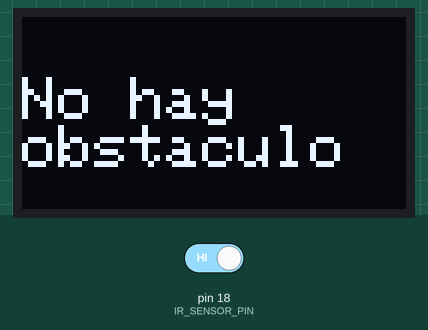
The sketch below on a simulated Arduino Uno, built with avr-gcc and run on an emulated ATmega328P. Shown: 128×64 one-colour display. The test bench sets the inputs (shaded band); at power-on: pin 18 (IR_SENSOR_PIN) HIGH. What the sketch prints to the serial monitor is not drawn.

Above: at 3.2 s.
3.3 s: pin 18 (IR_SENSOR_PIN) driven LOW
At 4.7 s:
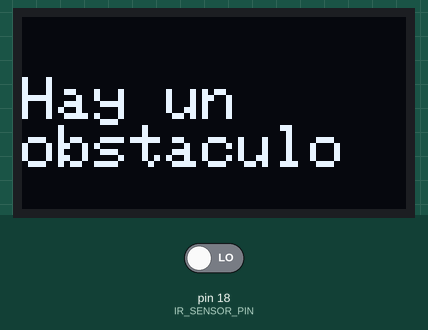
5.1 s: pin 18 (IR_SENSOR_PIN) driven HIGH
At 6.6 s:
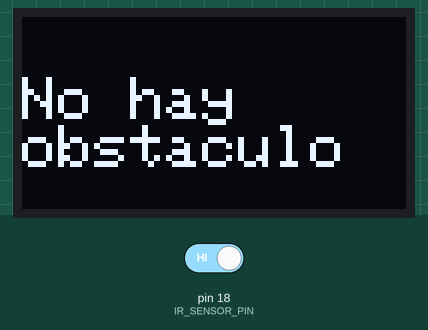
Timing chart, 0 to 8.1 s (numbered marks = the images above; inputs shaded):
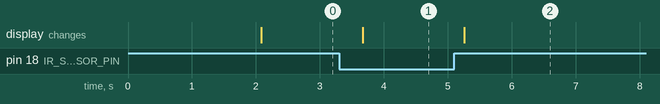

Measured:
- after the input at 3.3 s, the display: changes after 0.37 s (image 1)
- after the input at 5.1 s, the display: changes after 0.16 s (image 2)

The sketch:

apartado2_5.ino
```cpp
#include <stdint.h>
#include <Wire.h>
#include <Adafruit_GFX.h>
#include <Adafruit_SSD1306.h>

// === Configuración de la pantalla OLED ===
#define SCREEN_WIDTH 128       // Ancho de la pantalla en píxeles
#define SCREEN_HEIGHT 64       // Alto de la pantalla en píxeles
#define OLED_RESET -1          // No se usa pin de reset físico

// Objeto de la pantalla OLED
Adafruit_SSD1306 display(SCREEN_WIDTH, SCREEN_HEIGHT, &Wire, OLED_RESET);

// === Definición del pin del sensor infrarrojo ===
#define IR_SENSOR_PIN 18       // Pin digital conectado al sensor IR

void setup() {
  // Inicia la comunicación serie
  Serial.begin(115200);

  // Configura el pin del sensor como entrada
  pinMode(IR_SENSOR_PIN, INPUT);

  // Inicializa la pantalla OLED
  if (!display.begin(SSD1306_SWITCHCAPVCC, 0x3C)) {
    Serial.println("No se detectó la pantalla OLED");
    while (true); // Detiene la ejecución si la pantalla falla
  }

  // Mensaje de bienvenida al iniciar el sistema
  display.clearDisplay();
  display.setTextSize(2);
  display.setTextColor(SSD1306_WHITE);
  display.setCursor(0, 0);
  display.println("IR System");
  display.display();
  delay(2000); // Espera para mostrar el mensaje de inicio
}

void loop() {
  // Lee el valor digital del sensor IR
  int sensorState = digitalRead(IR_SENSOR_PIN);

  // Limpia la pantalla antes de actualizar el contenido
  display.clearDisplay();
  display.setTextSize(2);
  display.setCursor(0, 20);

  // Muestra mensaje dependiendo del estado del sensor
  if (sensorState == LOW) {
    display.println("Hay un    obstaculo");
    Serial.println("Se ha detectado un obstáculo.");
  } else {
    display.println("No hay    obstaculo");
    Serial.println("Sin obstáculo.");
  }

  // Actualiza la pantalla con el contenido nuevo
  display.display();
  delay(500); // Pausa breve antes de repetir la lectura
}
```
